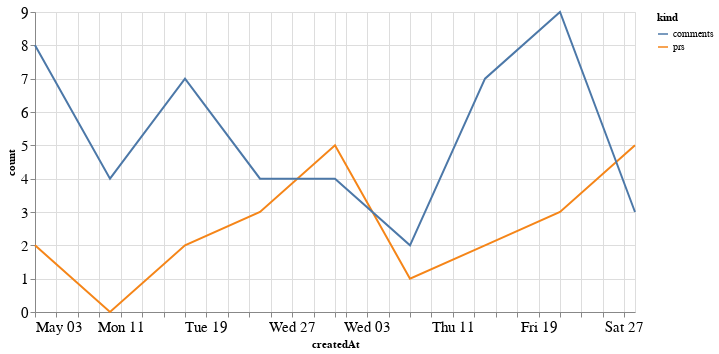

The notebook cell saved with this chart:
### Code cell
alt.Chart(total_time, width=600).mark_line().encode(
    x='createdAt',
    y='count',
    color='kind'
)

### Figure 1 — Vega-Lite specification as saved in the notebook (floating-point values rounded to 4 significant figures)
{"config": {"axisLeft": {"labelFontSize": 15}, "axisBottom": {"labelFontSize": 15}}, "data": {"name": "data-fc350821203a307eda686502b66c5b79"}, "mark": "line", "encoding": {"color": {"type": "nominal", "field": "kind"}, "x": {"type": "temporal", "field": "createdAt"}, "y": {"type": "quantitative", "field": "count"}}, "width": 600, "$schema": "https://vega.github.io/schema/vega-lite/v4.8.1.json", "datasets": {"data-fc350821203a307eda686502b66c5b79": [{"createdAt": "2020-05-03T00:00:00", "kind": "prs", "count": 2}, {"createdAt": "2020-05-10T00:00:00", "kind": "prs", "count": 0}, {"createdAt": "2020-05-17T00:00:00", "kind": "prs", "count": 2}, {"createdAt": "2020-05-24T00:00:00", "kind": "prs", "count": 3}, {"createdAt": "2020-05-31T00:00:00", "kind": "prs", "count": 5}, {"createdAt": "2020-06-07T00:00:00", "kind": "prs", "count": 1}, {"createdAt": "2020-06-14T00:00:00", "kind": "prs", "count": 2}, {"createdAt": "2020-06-21T00:00:00", "kind": "prs", "count": 3}, {"createdAt": "2020-06-28T00:00:00", "kind": "prs", "count": 5}, {"createdAt": "2020-05-03T00:00:00", "kind": "comments", "count": 8}, {"createdAt": "2020-05-10T00:00:00", "kind": "comments", "count": 4}, {"createdAt": "2020-05-17T00:00:00", "kind": "comments", "count": 7}, {"createdAt": "2020-05-24T00:00:00", "kind": "comments", "count": 4}, {"createdAt": "2020-05-31T00:00:00", "kind": "comments", "count": 4}, {"createdAt": "2020-06-07T00:00:00", "kind": "comments", "count": 2}, {"createdAt": "2020-06-14T00:00:00", "kind": "comments", "count": 7}, {"createdAt": "2020-06-21T00:00:00", "kind": "comments", "count": 9}, {"createdAt": "2020-06-28T00:00:00", "kind": "comments", "count": 3}]}}
